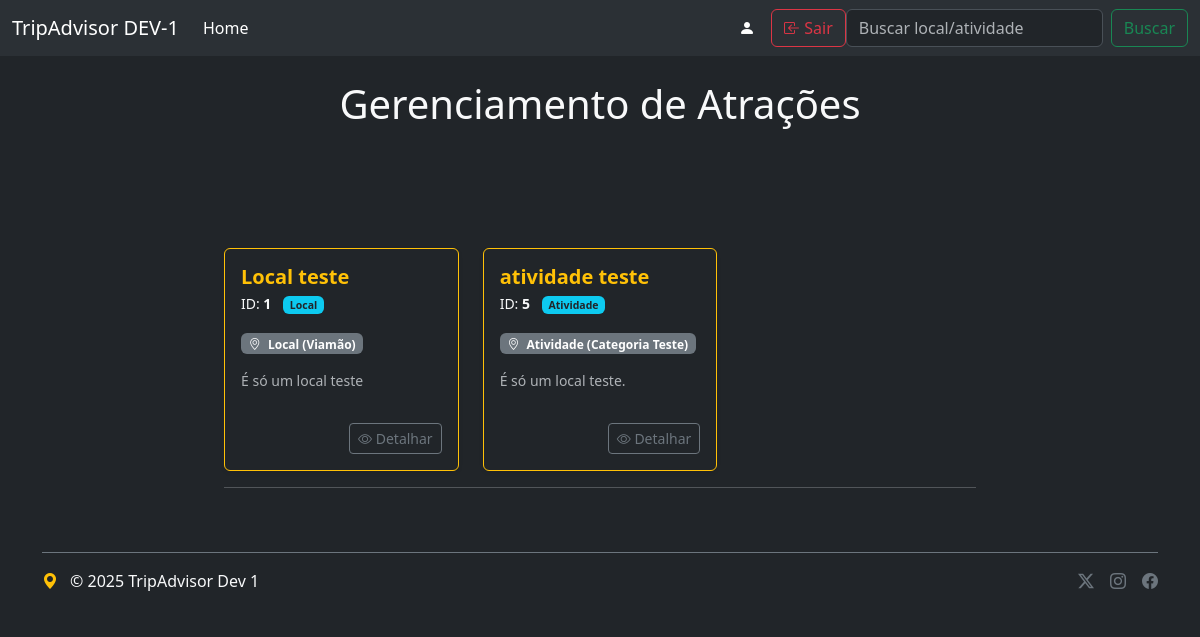
The page /tripAdvisor/listar/atracoes/ (signed in) on the database its author committed.
### tripAdvisor/models/local.py (models this page shows, shortened)
class Local(Atracao):
    horario_abertura = models.TimeField()
    horario_fechamento = models.TimeField()
    acessibilidade = models.BooleanField()
    classificacao = models.CharField(max_length=20, choices=Classificacao)
    objects = LocalManager()
    class Meta:
        verbose_name = "Local"
        verbose_name_plural = "Locais"
    def get_model_name(self):
        return 'local'

### tripAdvisor/models/atracao.py (models this page shows, shortened)
class Atracao(BaseModel):
    nome = models.CharField(max_length=100, validators=[MinLengthValidator(5)])
    nota = models.FloatField()
    ingresso = models.BooleanField()
    valor = models.DecimalField(decimal_places=2, max_digits=10, blank=True, null=True)
    informacoes = models.TextField()
    site = models.URLField()
    telefone = models.CharField(max_length=11, blank=True, null=True)
    categoria = models.ForeignKey(
        Categoria,
        on_delete=models.SET_NULL,
        related_name='atracoes',
        null=True,
        verbose_name="Categoria"
    )
    endereco = models.ForeignKey(
        'Endereco',
        on_delete=models.SET_NULL,
        related_name='atracoes',
        blank=True,
        null=True,
        verbose_name="Endereço Físico"
    )
    class Meta:
        verbose_name = "Atração"
        verbose_name_plural = "Atrações"

### tripAdvisor/models/endereco.py (models this page shows, shortened)
class Endereco(BaseModel):
    cep = models.CharField(max_length=8, validators=[MinLengthValidator(8)])
    logradouro = models.CharField(max_length=50, validators=[MinLengthValidator(5)])
    numero = models.IntegerField(validators=[MinValueValidator(0)])
    complemento = models.CharField(max_length=50, validators=[MinLengthValidator(2)])
    bairro = models.CharField(max_length=30, validators=[MinLengthValidator(5)])
    cidade = models.CharField(max_length=30, validators=[MinLengthValidator(3)])
    estado = models.CharField(max_length=30, validators=[MinLengthValidator(5)])
    pais = models.CharField(max_length=100, validators=[MinLengthValidator(3)])

### tripAdvisor/models/atividade.py (models this page shows, shortened)
class Atividade(Atracao):
    turno = models.CharField(max_length=20, choices=Turno)
    duracao = models.TimeField()
    guia = models.BooleanField()
    participantes = models.IntegerField(default=0, validators=[MinValueValidator(0)])
    dificuldade = models.CharField(max_length=20, choices=Dificuldade)
    objects = AtividadeManager()
    class Meta:
        verbose_name = "Atividade"
        verbose_name_plural = "Atividades"
    def get_model_name(self):
        return 'atividade'

### tripAdvisor/models/categoria.py (models this page shows, shortened)
class Categoria(BaseModel):
    nome = models.CharField(max_length=50, validators=[MinLengthValidator(5)])
    classificacao = models.CharField(max_length=20, choices=Classificacao)
    descricao = models.TextField()

### tripAdvisor/views/atracoes_classes.py (the view)
# urls.py: path('listar/atracoes/', ListarAtracoes.as_view(), name='listar_atracoes'),
class ListarAtracoes(LoginRequiredMixin, PermissionRequiredMixin, View):
    login_url = reverse_lazy('login')
    permission_required='tripAdvisor.view_atracao'
    permission_required = 'tripAdvisor.view_atracao'
    def get(self, request):
        locais = Local.objects.all()
        atividades = Atividade.objects.all()
        all_atracoes = sorted(
            chain(locais, atividades),
            key=lambda x: x.nome
        )
        context = {
            'atracoes': all_atracoes
        }
        return render(request, 'tripAdvisor/list.html', context)

### tripAdvisor/templates/tripAdvisor/list.html (shortened to what this page needs)
{% extends 'base.html' %}
{% load humanize %}
{% block title %}
  {% if atracoes %}
    <h1 class="text-center mb-4 text-light">Gerenciamento de Atrações</h1>
  {% else %}
    <h1 class="text-center mb-4 text-light">Nenhuma Atração cadastrada</h1>
  {% endif %}
{% endblock title %}
{% block content %}
{% if atracoes %}
<div class="row row-cols-1 row-cols-md-2 row-cols-lg-3 g-4">
{% for atracao in atracoes %}
{% with model_name=atracao.get_model_name %}
<div class="col">
<div class="card h-100 bg-dark text-light border-warning shadow-sm">
<div class="card-body d-flex flex-column">
<h5 class="card-title text-warning fw-bold mb-1">
{% if atracao.nome %}{{ atracao.nome }}{% else %}{{ atracao.titulo }}{% endif %}
</h5>
            <p class="card-text mb-3 small">
                ID: <span class="fw-bold text-light">{{ atracao.id }}</span>
                <span class="badge bg-info text-dark ms-2 fw-bold">{{ model_name|capfirst }}</span>
            </p>
            <p class="card-text mb-3">
                <span class="badge bg-secondary me-1">
                    <i class="bi bi-geo-alt me-1"></i>
                    {% if model_name == 'local' %}
                        Local ({% if atracao.endereco %}{{ atracao.endereco.cidade }}{% else %}Sem cidade{% endif %})
                    {% elif model_name == 'atividade' %}
                        Atividade ({% if atracao.categoria %}{{ atracao.categoria.nome }}{% else %}Sem categoria{% endif %})
                    {% else %}
                        N/A
                    {% endif %}
                </span>
            </p>
            <p class="card-text text-muted small flex-grow-1">
                {% if atracao.informacoes %}
                    {{ atracao.informacoes|truncatechars:150 }}
                {% else %}
                    {{ atracao.descricao|truncatechars:150 }}
                {% endif %}
            </p>
            <div class="mt-3 text-end">
                <div class="d-flex gap-2 justify-content-end">
                    {% if perms.tripAdvisor.view_atracao %}
                        <a class="btn btn-outline-secondary btn-sm" role="button"
                            data-bs-toggle="tooltip" data-bs-placement="top" title="Detalhar"
                            href="{% url 'tripAdvisor:'|add:model_name|add:'_detail' pk=atracao.pk %}">
                            <i class="bi bi-eye"></i> Detalhar
                        </a>
                    {% endif %}
                </div>
            </div>
        </div>
    </div>
</div>
{% endwith %}
{% endfor %}
</div>
{% endif %}
{% endblock content %}

### rows shown on the page
Local: nome "Local teste", id "1", get_model_name "Local", endereco.cidade "Viamão", informacoes "É só um local teste"
Atividade: nome "atividade teste", id "5", get_model_name "Atividade", categoria.nome "Categoria Teste", informacoes "É só um local teste."
